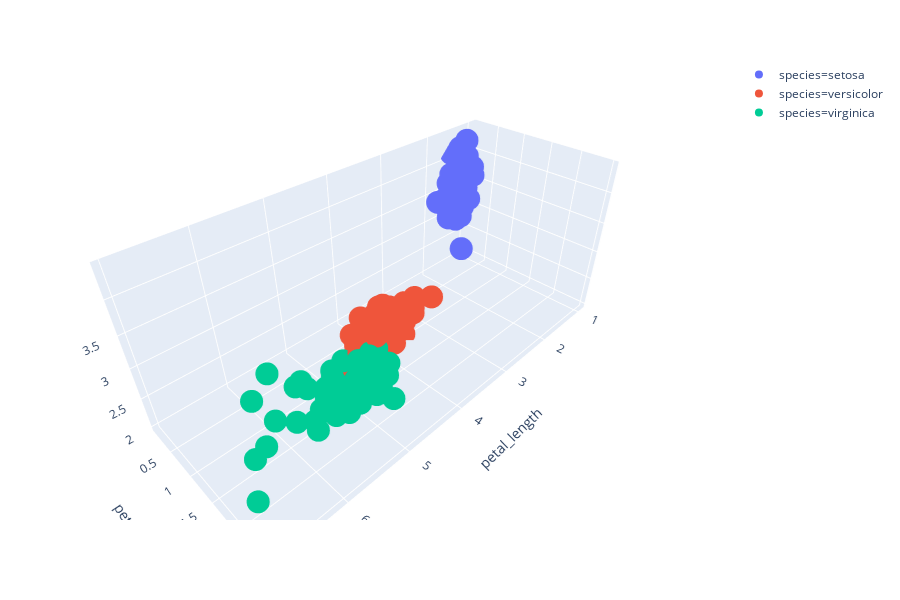

The cell this chart's notebook holds for it:
### Markdown cell above
# 3D - scatter plot for better visibility

### Code cell
import plotly.express as px
iris = px.data.iris()
fig = px.scatter_3d(iris, x='petal_length', y='petal_width', z='sepal_width',
              color='species')
fig.show()

### Figure 1 — Plotly figure (JSON) as saved in the notebook; plotly's stock layout.template omitted (floating-point values rounded to 4 significant figures)
{"data": [{"hoverlabel": {"namelength": 0}, "hovertemplate": "species=setosa<br>petal_length=%{x}<br>petal_width=%{y}<br>sepal_width=%{z}", "legendgroup": "species=setosa", "marker": {"color": "#636efa", "symbol": "circle"}, "mode": "markers", "name": "species=setosa", "scene": "scene", "showlegend": true, "type": "scatter3d", "x": [1.4, 1.4, 1.3, 1.5, 1.4, 1.7, 1.4, 1.5, 1.4, 1.5, 1.5, 1.6, 1.4, 1.1, 1.2, 1.5, 1.3, 1.4, 1.7, 1.5, 1.7, 1.5, 1, 1.7, 1.9, 1.6, 1.6, 1.5, 1.4, 1.6, 1.6, 1.5, 1.5, 1.4, 1.5, 1.2, 1.3, 1.5, 1.3, 1.5, 1.3, 1.3, 1.3, 1.6, 1.9, 1.4, 1.6, 1.4, 1.5, 1.4], "y": [0.2, 0.2, 0.2, 0.2, 0.2, 0.4, 0.3, 0.2, 0.2, 0.1, 0.2, 0.2, 0.1, 0.1, 0.2, 0.4, 0.4, 0.3, 0.3, 0.3, 0.2, 0.4, 0.2, 0.5, 0.2, 0.2, 0.4, 0.2, 0.2, 0.2, 0.2, 0.4, 0.1, 0.2, 0.1, 0.2, 0.2, 0.1, 0.2, 0.2, 0.3, 0.3, 0.2, 0.6, 0.4, 0.3, 0.2, 0.2, 0.2, 0.2], "z": [3.5, 3, 3.2, 3.1, 3.6, 3.9, 3.4, 3.4, 2.9, 3.1, 3.7, 3.4, 3, 3, 4, 4.4, 3.9, 3.5, 3.8, 3.8, 3.4, 3.7, 3.6, 3.3, 3.4, 3, 3.4, 3.5, 3.4, 3.2, 3.1, 3.4, 4.1, 4.2, 3.1, 3.2, 3.5, 3.1, 3, 3.4, 3.5, 2.3, 3.2, 3.5, 3.8, 3, 3.8, 3.2, 3.7, 3.3]}, {"hoverlabel": {"namelength": 0}, "hovertemplate": "species=versicolor<br>petal_length=%{x}<br>petal_width=%{y}<br>sepal_width=%{z}", "legendgroup": "species=versicolor", "marker": {"color": "#EF553B", "symbol": "circle"}, "mode": "markers", "name": "species=versicolor", "scene": "scene", "showlegend": true, "type": "scatter3d", "x": [4.7, 4.5, 4.9, 4, 4.6, 4.5, 4.7, 3.3, 4.6, 3.9, 3.5, 4.2, 4, 4.7, 3.6, 4.4, 4.5, 4.1, 4.5, 3.9, 4.8, 4, 4.9, 4.7, 4.3, 4.4, 4.8, 5, 4.5, 3.5, 3.8, 3.7, 3.9, 5.1, 4.5, 4.5, 4.7, 4.4, 4.1, 4, 4.4, 4.6, 4, 3.3, 4.2, 4.2, 4.2, 4.3, 3, 4.1], "y": [1.4, 1.5, 1.5, 1.3, 1.5, 1.3, 1.6, 1, 1.3, 1.4, 1, 1.5, 1, 1.4, 1.3, 1.4, 1.5, 1, 1.5, 1.1, 1.8, 1.3, 1.5, 1.2, 1.3, 1.4, 1.4, 1.7, 1.5, 1, 1.1, 1, 1.2, 1.6, 1.5, 1.6, 1.5, 1.3, 1.3, 1.3, 1.2, 1.4, 1.2, 1, 1.3, 1.2, 1.3, 1.3, 1.1, 1.3], "z": [3.2, 3.2, 3.1, 2.3, 2.8, 2.8, 3.3, 2.4, 2.9, 2.7, 2, 3, 2.2, 2.9, 2.9, 3.1, 3, 2.7, 2.2, 2.5, 3.2, 2.8, 2.5, 2.8, 2.9, 3, 2.8, 3, 2.9, 2.6, 2.4, 2.4, 2.7, 2.7, 3, 3.4, 3.1, 2.3, 3, 2.5, 2.6, 3, 2.6, 2.3, 2.7, 3, 2.9, 2.9, 2.5, 2.8]}, {"hoverlabel": {"namelength": 0}, "hovertemplate": "species=virginica<br>petal_length=%{x}<br>petal_width=%{y}<br>sepal_width=%{z}", "legendgroup": "species=virginica", "marker": {"color": "#00cc96", "symbol": "circle"}, "mode": "markers", "name": "species=virginica", "scene": "scene", "showlegend": true, "type": "scatter3d", "x": [6, 5.1, 5.9, 5.6, 5.8, 6.6, 4.5, 6.3, 5.8, 6.1, 5.1, 5.3, 5.5, 5, 5.1, 5.3, 5.5, 6.7, 6.9, 5, 5.7, 4.9, 6.7, 4.9, 5.7, 6, 4.8, 4.9, 5.6, 5.8, 6.1, 6.4, 5.6, 5.1, 5.6, 6.1, 5.6, 5.5, 4.8, 5.4, 5.6, 5.1, 5.1, 5.9, 5.7, 5.2, 5, 5.2, 5.4, 5.1], "y": [2.5, 1.9, 2.1, 1.8, 2.2, 2.1, 1.7, 1.8, 1.8, 2.5, 2, 1.9, 2.1, 2, 2.4, 2.3, 1.8, 2.2, 2.3, 1.5, 2.3, 2, 2, 1.8, 2.1, 1.8, 1.8, 1.8, 2.1, 1.6, 1.9, 2, 2.2, 1.5, 1.4, 2.3, 2.4, 1.8, 1.8, 2.1, 2.4, 2.3, 1.9, 2.3, 2.5, 2.3, 1.9, 2, 2.3, 1.8], "z": [3.3, 2.7, 3, 2.9, 3, 3, 2.5, 2.9, 2.5, 3.6, 3.2, 2.7, 3, 2.5, 2.8, 3.2, 3, 3.8, 2.6, 2.2, 3.2, 2.8, 2.8, 2.7, 3.3, 3.2, 2.8, 3, 2.8, 3, 2.8, 3.8, 2.8, 2.8, 2.6, 3, 3.4, 3.1, 3, 3.1, 3.1, 3.1, 2.7, 3.2, 3.3, 3, 2.5, 3, 3.4, 3]}], "layout": {"height": 600, "legend": {"tracegroupgap": 0}, "margin": {"t": 60}, "scene": {"domain": {"x": [0, 0.98], "y": [0, 1]}, "xaxis": {"title": {"text": "petal_length"}}, "yaxis": {"title": {"text": "petal_width"}}, "zaxis": {"title": {"text": "sepal_width"}}}}}
